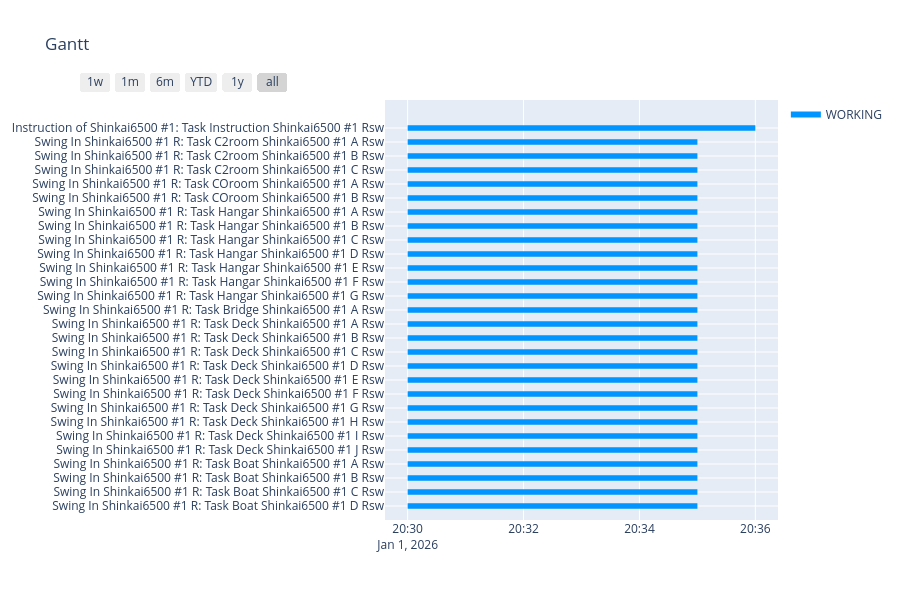

Notebook code cell kept with this figure:
### Code cell
workflow_list = [sn6500_1_instruction, sn6500_1_Rsw]
task_id_list = [sn6500_1_task_instruction_Rsw.ID,
    sn6500_1_task_C2_A_Rsw.ID, sn6500_1_task_C2_B_Rsw.ID, sn6500_1_task_C2_C_Rsw.ID,
    sn6500_1_task_CO_A_Rsw.ID, sn6500_1_task_CO_B_Rsw.ID,
    sn6500_1_task_HA_A_Rsw.ID, sn6500_1_task_HA_B_Rsw.ID, sn6500_1_task_HA_C_Rsw.ID, sn6500_1_task_HA_D_Rsw.ID, sn6500_1_task_HA_E_Rsw.ID, sn6500_1_task_HA_F_Rsw.ID, sn6500_1_task_HA_G_Rsw.ID,
    sn6500_1_task_BR_A_Rsw.ID,
    sn6500_1_task_DE_A_Rsw.ID, sn6500_1_task_DE_B_Rsw.ID, sn6500_1_task_DE_C_Rsw.ID, sn6500_1_task_DE_D_Rsw.ID, sn6500_1_task_DE_E_Rsw.ID, sn6500_1_task_DE_F_Rsw.ID, sn6500_1_task_DE_G_Rsw.ID, sn6500_1_task_DE_H_Rsw.ID, sn6500_1_task_DE_I_Rsw.ID, sn6500_1_task_DE_J_Rsw.ID,
    sn6500_1_task_BO_A_Rsw.ID, sn6500_1_task_BO_B_Rsw.ID, sn6500_1_task_BO_C_Rsw.ID, sn6500_1_task_BO_D_Rsw.ID,
    ]

combined_df = []
for wf in workflow_list:
    combined_df.extend(
        wf.create_data_for_gantt_plotly(
            init_datetime=project.init_datetime,
            unit_timedelta=project.unit_timedelta,
            target_id_order_list=list(task_id_list),
            view_ready=False,           # READY も表示したいなら True
            finish_margin=1.0
        )
    )

colors = {"WORKING": "rgb(0, 149, 255)", "READY": "rgb(107,127,135)"}

fig = create_gantt(
    combined_df,
    title="Gantt",
    colors=colors,
    index_col="State",
    showgrid_x=True,
    showgrid_y=True,
    group_tasks=True,
    show_colorbar=True,
)

fig.show()

### Figure 1 — Plotly figure (JSON) as saved in the notebook; plotly's stock layout.template omitted (floating-point values rounded to 4 significant figures; data arrays with more than 128 entries replaced by an {"elided": "..."} marker saying what was removed)
{"data": [{"fill": "toself", "fillcolor": "rgb(0, 149, 255)", "hoverinfo": "name", "legendgroup": "rgb(0, 149, 255)", "mode": "none", "name": "WORKING", "type": "scatter", "x": {"elided": "139 str values"}, "y": {"elided": "139 float values"}}, {"legendgroup": "rgb(0, 149, 255)", "marker": {"color": "rgb(0, 149, 255)", "opacity": 0, "size": 1}, "mode": "markers", "name": "", "showlegend": false, "text": [null, null, null, null, null, null, null, null, null, null, null, null, null, null, null, null, null, null, null, null, null, null, null, null, null, null, null, null, null, null, null, null, null, null, null, null, null, null, null, null, null, null, null, null, null, null, null, null, null, null, null, null, null, null, null, null], "type": "scatter", "x": ["2026-01-01 20:30:00", "2026-01-01 20:36:00", "2026-01-01 20:30:00", "2026-01-01 20:35:00", "2026-01-01 20:30:00", "2026-01-01 20:35:00", "2026-01-01 20:30:00", "2026-01-01 20:35:00", "2026-01-01 20:30:00", "2026-01-01 20:35:00", "2026-01-01 20:30:00", "2026-01-01 20:35:00", "2026-01-01 20:30:00", "2026-01-01 20:35:00", "2026-01-01 20:30:00", "2026-01-01 20:35:00", "2026-01-01 20:30:00", "2026-01-01 20:35:00", "2026-01-01 20:30:00", "2026-01-01 20:35:00", "2026-01-01 20:30:00", "2026-01-01 20:35:00", "2026-01-01 20:30:00", "2026-01-01 20:35:00", "2026-01-01 20:30:00", "2026-01-01 20:35:00", "2026-01-01 20:30:00", "2026-01-01 20:35:00", "2026-01-01 20:30:00", "2026-01-01 20:35:00", "2026-01-01 20:30:00", "2026-01-01 20:35:00", "2026-01-01 20:30:00", "2026-01-01 20:35:00", "2026-01-01 20:30:00", "2026-01-01 20:35:00", "2026-01-01 20:30:00", "2026-01-01 20:35:00", "2026-01-01 20:30:00", "2026-01-01 20:35:00", "2026-01-01 20:30:00", "2026-01-01 20:35:00", "2026-01-01 20:30:00", "2026-01-01 20:35:00", "2026-01-01 20:30:00", "2026-01-01 20:35:00", "2026-01-01 20:30:00", "2026-01-01 20:35:00", "2026-01-01 20:30:00", "2026-01-01 20:35:00", "2026-01-01 20:30:00", "2026-01-01 20:35:00", "2026-01-01 20:30:00", "2026-01-01 20:35:00", "2026-01-01 20:30:00", "2026-01-01 20:35:00"], "y": [27, 27, 26, 26, 25, 25, 24, 24, 23, 23, 22, 22, 21, 21, 20, 20, 19, 19, 18, 18, 17, 17, 16, 16, 15, 15, 14, 14, 13, 13, 12, 12, 11, 11, 10, 10, 9, 9, 8, 8, 7, 7, 6, 6, 5, 5, 4, 4, 3, 3, 2, 2, 1, 1, 0, 0]}], "layout": {"height": 600, "hovermode": "closest", "showlegend": true, "title": {"text": "Gantt"}, "xaxis": {"rangeselector": {"buttons": [{"count": 7, "label": "1w", "step": "day", "stepmode": "backward"}, {"count": 1, "label": "1m", "step": "month", "stepmode": "backward"}, {"count": 6, "label": "6m", "step": "month", "stepmode": "backward"}, {"count": 1, "label": "YTD", "step": "year", "stepmode": "todate"}, {"count": 1, "label": "1y", "step": "year", "stepmode": "backward"}, {"step": "all"}]}, "showgrid": true, "type": "date", "zeroline": false}, "yaxis": {"autorange": false, "range": [-1, 29], "showgrid": true, "ticktext": ["Swing In Shinkai6500 #1 R: Task Boat Shinkai6500 #1 D Rsw", "Swing In Shinkai6500 #1 R: Task Boat Shinkai6500 #1 C Rsw", "Swing In Shinkai6500 #1 R: Task Boat Shinkai6500 #1 B Rsw", "Swing In Shinkai6500 #1 R: Task Boat Shinkai6500 #1 A Rsw", "Swing In Shinkai6500 #1 R: Task Deck Shinkai6500 #1 J Rsw", "Swing In Shinkai6500 #1 R: Task Deck Shinkai6500 #1 I Rsw", "Swing In Shinkai6500 #1 R: Task Deck Shinkai6500 #1 H Rsw", "Swing In Shinkai6500 #1 R: Task Deck Shinkai6500 #1 G Rsw", "Swing In Shinkai6500 #1 R: Task Deck Shinkai6500 #1 F Rsw", "Swing In Shinkai6500 #1 R: Task Deck Shinkai6500 #1 E Rsw", "Swing In Shinkai6500 #1 R: Task Deck Shinkai6500 #1 D Rsw", "Swing In Shinkai6500 #1 R: Task Deck Shinkai6500 #1 C Rsw", "Swing In Shinkai6500 #1 R: Task Deck Shinkai6500 #1 B Rsw", "Swing In Shinkai6500 #1 R: Task Deck Shinkai6500 #1 A Rsw", "Swing In Shinkai6500 #1 R: Task Bridge Shinkai6500 #1 A Rsw", "Swing In Shinkai6500 #1 R: Task Hangar Shinkai6500 #1 G Rsw", "Swing In Shinkai6500 #1 R: Task Hangar Shinkai6500 #1 F Rsw", "Swing In Shinkai6500 #1 R: Task Hangar Shinkai6500 #1 E Rsw", "Swing In Shinkai6500 #1 R: Task Hangar Shinkai6500 #1 D Rsw", "Swing In Shinkai6500 #1 R: Task Hangar Shinkai6500 #1 C Rsw", "Swing In Shinkai6500 #1 R: Task Hangar Shinkai6500 #1 B Rsw", "Swing In Shinkai6500 #1 R: Task Hangar Shinkai6500 #1 A Rsw", "Swing In Shinkai6500 #1 R: Task COroom Shinkai6500 #1 B Rsw", "Swing In Shinkai6500 #1 R: Task COroom Shinkai6500 #1 A Rsw", "Swing In Shinkai6500 #1 R: Task C2room Shinkai6500 #1 C Rsw", "Swing In Shinkai6500 #1 R: Task C2room Shinkai6500 #1 B Rsw", "Swing In Shinkai6500 #1 R: Task C2room Shinkai6500 #1 A Rsw", "Instruction of Shinkai6500 #1: Task Instruction Shinkai6500 #1 Rsw"], "tickvals": [0, 1, 2, 3, 4, 5, 6, 7, 8, 9, 10, 11, 12, 13, 14, 15, 16, 17, 18, 19, 20, 21, 22, 23, 24, 25, 26, 27], "zeroline": false}}}
